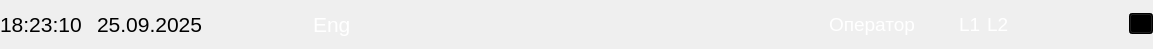
<?xml version="1.0" encoding="UTF-8"?>
<ui version="4.0">
 <class>FrameHeader</class>
 <widget class="QFrame" name="FrameHeader">
  <property name="geometry">
   <rect>
    <x>0</x>
    <y>0</y>
    <width>1153</width>
    <height>49</height>
   </rect>
  </property>
  <property name="windowTitle">
   <string>Frame</string>
  </property>
  <layout class="QGridLayout" name="gridLayout">
   <property name="leftMargin">
    <number>0</number>
   </property>
   <property name="topMargin">
    <number>0</number>
   </property>
   <property name="rightMargin">
    <number>0</number>
   </property>
   <property name="bottomMargin">
    <number>0</number>
   </property>
   <item row="0" column="5">
    <widget class="QLabel" name="label_user">
     <property name="font">
      <font>
       <pointsize>14</pointsize>
      </font>
     </property>
     <property name="styleSheet">
      <string notr="true">color: rgb(255, 255, 255);</string>
     </property>
     <property name="text">
      <string>Оператор</string>
     </property>
    </widget>
   </item>
   <item row="0" column="7">
    <widget class="QLabel" name="label_L1">
     <property name="font">
      <font>
       <pointsize>14</pointsize>
      </font>
     </property>
     <property name="styleSheet">
      <string notr="true">color: rgb(255, 255, 255);</string>
     </property>
     <property name="text">
      <string>L1</string>
     </property>
    </widget>
   </item>
   <item row="0" column="10">
    <widget class="QFrame" name="frame_image2">
     <property name="minimumSize">
      <size>
       <width>32</width>
       <height>32</height>
      </size>
     </property>
     <property name="maximumSize">
      <size>
       <width>32</width>
       <height>32</height>
      </size>
     </property>
     <property name="styleSheet">
      <string notr="true"> background-image: url(:/server connection.png) no-repeat center center fixed;</string>
     </property>
     <property name="frameShape">
      <enum>QFrame::NoFrame</enum>
     </property>
     <property name="frameShadow">
      <enum>QFrame::Raised</enum>
     </property>
    </widget>
   </item>
   <item row="0" column="0">
    <widget class="QFrame" name="frame_2">
     <property name="frameShape">
      <enum>QFrame::NoFrame</enum>
     </property>
     <property name="frameShadow">
      <enum>QFrame::Raised</enum>
     </property>
     <layout class="QHBoxLayout" name="horizontalLayout_2">
      <property name="spacing">
       <number>30</number>
      </property>
      <property name="leftMargin">
       <number>0</number>
      </property>
      <property name="topMargin">
       <number>0</number>
      </property>
      <property name="rightMargin">
       <number>0</number>
      </property>
      <property name="bottomMargin">
       <number>0</number>
      </property>
      <item>
       <widget class="QFrame" name="frame">
        <property name="frameShape">
         <enum>QFrame::NoFrame</enum>
        </property>
        <property name="frameShadow">
         <enum>QFrame::Raised</enum>
        </property>
        <layout class="QHBoxLayout" name="horizontalLayout">
         <property name="spacing">
          <number>15</number>
         </property>
         <property name="leftMargin">
          <number>0</number>
         </property>
         <property name="topMargin">
          <number>0</number>
         </property>
         <property name="rightMargin">
          <number>0</number>
         </property>
         <property name="bottomMargin">
          <number>0</number>
         </property>
         <item>
          <widget class="QLabel" name="label_time">
           <property name="font">
            <font>
             <pointsize>16</pointsize>
            </font>
           </property>
           <property name="text">
            <string>18:23:10</string>
           </property>
          </widget>
         </item>
         <item>
          <widget class="QLabel" name="label">
           <property name="font">
            <font>
             <pointsize>16</pointsize>
            </font>
           </property>
           <property name="text">
            <string>25.09.2025</string>
           </property>
          </widget>
         </item>
         <item>
          <widget class="QFrame" name="frame_info">
           <property name="minimumSize">
            <size>
             <width>24</width>
             <height>24</height>
            </size>
           </property>
           <property name="maximumSize">
            <size>
             <width>24</width>
             <height>24</height>
            </size>
           </property>
           <property name="styleSheet">
            <string notr="true"> background-image: url(:/icon-circle-ii.png) no-repeat center center fixed;</string>
           </property>
           <property name="frameShape">
            <enum>QFrame::NoFrame</enum>
           </property>
           <property name="frameShadow">
            <enum>QFrame::Raised</enum>
           </property>
          </widget>
         </item>
        </layout>
       </widget>
      </item>
      <item>
       <widget class="QFrame" name="frame_3">
        <property name="frameShape">
         <enum>QFrame::NoFrame</enum>
        </property>
        <property name="frameShadow">
         <enum>QFrame::Raised</enum>
        </property>
        <layout class="QHBoxLayout" name="horizontalLayout_3">
         <property name="spacing">
          <number>8</number>
         </property>
         <property name="leftMargin">
          <number>0</number>
         </property>
         <property name="topMargin">
          <number>0</number>
         </property>
         <property name="rightMargin">
          <number>0</number>
         </property>
         <property name="bottomMargin">
          <number>0</number>
         </property>
         <item>
          <widget class="QFrame" name="frame_language">
           <property name="minimumSize">
            <size>
             <width>33</width>
             <height>20</height>
            </size>
           </property>
           <property name="maximumSize">
            <size>
             <width>33</width>
             <height>20</height>
            </size>
           </property>
           <property name="styleSheet">
            <string notr="true"> background-image: url(:/image_language.png) no-repeat center center fixed;</string>
           </property>
           <property name="frameShape">
            <enum>QFrame::NoFrame</enum>
           </property>
           <property name="frameShadow">
            <enum>QFrame::Raised</enum>
           </property>
          </widget>
         </item>
         <item>
          <widget class="QLabel" name="label_language">
           <property name="font">
            <font>
             <pointsize>16</pointsize>
            </font>
           </property>
           <property name="styleSheet">
            <string notr="true">color: rgb(255, 255, 255);</string>
           </property>
           <property name="text">
            <string>Eng</string>
           </property>
          </widget>
         </item>
        </layout>
       </widget>
      </item>
     </layout>
    </widget>
   </item>
   <item row="0" column="4">
    <spacer name="horizontalSpacer">
     <property name="orientation">
      <enum>Qt::Horizontal</enum>
     </property>
     <property name="sizeHint" stdset="0">
      <size>
       <width>40</width>
       <height>20</height>
      </size>
     </property>
    </spacer>
   </item>
   <item row="0" column="8">
    <widget class="QLabel" name="label_L2">
     <property name="font">
      <font>
       <pointsize>14</pointsize>
      </font>
     </property>
     <property name="styleSheet">
      <string notr="true">color: rgb(255, 255, 255);</string>
     </property>
     <property name="text">
      <string>L2</string>
     </property>
    </widget>
   </item>
   <item row="0" column="9">
    <widget class="QFrame" name="frame_image1">
     <property name="minimumSize">
      <size>
       <width>32</width>
       <height>32</height>
      </size>
     </property>
     <property name="maximumSize">
      <size>
       <width>32</width>
       <height>32</height>
      </size>
     </property>
     <property name="styleSheet">
      <string notr="true"> background-image: url(:/server connection.png) no-repeat center center fixed;</string>
     </property>
     <property name="frameShape">
      <enum>QFrame::NoFrame</enum>
     </property>
     <property name="frameShadow">
      <enum>QFrame::Raised</enum>
     </property>
    </widget>
   </item>
   <item row="0" column="12">
    <widget class="QToolButton" name="toolButton">
     <property name="focusPolicy">
      <enum>Qt::NoFocus</enum>
     </property>
     <property name="styleSheet">
      <string notr="true">background-color: Black;</string>
     </property>
     <property name="text">
      <string>...</string>
     </property>
     <property name="icon">
      <iconset>
       <normaloff>:/icon_close.png</normaloff>:/icon_close.png</iconset>
     </property>
    </widget>
   </item>
   <item row="0" column="11">
    <widget class="QFrame" name="frame_image3">
     <property name="minimumSize">
      <size>
       <width>32</width>
       <height>32</height>
      </size>
     </property>
     <property name="maximumSize">
      <size>
       <width>32</width>
       <height>32</height>
      </size>
     </property>
     <property name="styleSheet">
      <string notr="true"> background-image: url(:/server connection1.png) no-repeat center center fixed;</string>
     </property>
     <property name="frameShape">
      <enum>QFrame::NoFrame</enum>
     </property>
     <property name="frameShadow">
      <enum>QFrame::Raised</enum>
     </property>
    </widget>
   </item>
   <item row="0" column="6">
    <widget class="QFrame" name="frame_4">
     <property name="minimumSize">
      <size>
       <width>32</width>
       <height>32</height>
      </size>
     </property>
     <property name="maximumSize">
      <size>
       <width>32</width>
       <height>32</height>
      </size>
     </property>
     <property name="styleSheet">
      <string notr="true"> background-image: url(:/lock.png) no-repeat center center fixed;</string>
     </property>
     <property name="frameShape">
      <enum>QFrame::NoFrame</enum>
     </property>
     <property name="frameShadow">
      <enum>QFrame::Raised</enum>
     </property>
    </widget>
   </item>
  </layout>
 </widget>
 <resources/>
 <connections/>
</ui>
